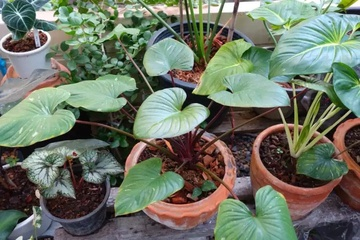
#> input picture Lab3/Image.jpg, 360 x 240 px, shrunk from 720 x 481 before the run
$ jupyter execute Untitled.ipynb
#> lines starting #> are read from the running program, lines starting #| are printed output that depends on the picture
[cell 1]
import cv2

import numpy as np

from matplotlib import pyplot as plt

from skimage import exposure

from skimage.exposure import cumulative_distribution

[cell 2]
img_bgr = cv2.imread("Image.jpg")
#> img_bgr is the input picture: shape (240, 360, 3); mean B, G, R 102.4, 117.6, 109.2
img_rgb = cv2.cvtColor(img_bgr,cv2.COLOR_BGR2RGB)

[cell 3]
def weightGenerator(startpoint,endpoint,step):

#> called with startpoint = 0.1, endpoint = 3, step = 300
    reverseList = False

    if (startpoint > endpoint) :
        startpoint,endpoint = endpoint,startpoint
        reverseList = True

    value = []
    newstep = (endpoint - startpoint) / (step + 1)
    for i in range (1,step+3,1):
        value.append(startpoint)
        startpoint = startpoint + newstep
    if reverseList:
        return value[::-1]
    return value

def gammacv(frame,weight):
    cframe = frame.copy()
    cframe[:,:,0] = ((cframe[:,:,0] / 255) ** weight) * 255
    cframe[:,:,1] = ((cframe[:,:,1] / 255) ** weight) * 255
    cframe[:,:,2] = ((cframe[:,:,2] / 255) ** weight) * 255

    return cframe

def write_video(file_path, frames , fps ,weight , time):
    """
    Writes frames to an mp4 video file
    :param file_path: Path to output video, must end with .mp4
    :param frames: List of PIL.Image objects
    :param fps: Desired frame rate
    """
#> called with file_path = 'hi.avi', fps = 60, time = 10
    height, width, layers = frames.shape
#> height = 240; width = 360; layers = 3
    size = (width,height)
#> size = (360, 240)
    time = fps * time
    writer = cv2.VideoWriter('project.avi',cv2.VideoWriter_fourcc(*'DIVX'), 60, size)
    for i in range(0,time,1):
        writer.write(gammacv(frames,weight[i]))
    writer.release()

[cell 4]
weight = weightGenerator(0.1,3.0,300) + weightGenerator(3.0,0.1,300)
print(weight)

[cell 5]
#def write_video(file_path, frames , fps ,weight , time):
write_video("hi.avi", img_bgr , 60 ,weight , 10)

[cell 6]
#cv2.calcHist(images, channels, mask, histSize, ranges)
img_bgr = cv2.imread("Image.jpg")
img_rgb = cv2.cvtColor(img_bgr,cv2.COLOR_BGR2RGB)

histRed = cv2.calcHist([img_rgb],[0],None,[256],[0,256])
#> histRed = 256 values, max 640 at index 160, min 17 at index 240, mean 337.5
histGreen = cv2.calcHist([img_rgb],[1],None,[256],[0,256])
#> histGreen = 256 values, max 549 at index 200, min 26 at index 249, mean 337.5
histBlue = cv2.calcHist([img_rgb],[2],None,[256],[0,256])
#> histBlue = 256 values, max 665 at index 0, min 35 at index 254, mean 337.5


plt.figure(figsize=(12,7))
plt.subplot(1,2,1)
plt.imshow(img_rgb)
plt.title('Original Color Image')
plt.subplot(1,2,2)
plt.plot(histRed,color = "red")
plt.plot(histGreen,color = "green")
plt.plot(histBlue,color = "blue")
plt.title('Hist Original Image')


img_rgb_eql = img_rgb.copy()
img_rgb_eql[:,:,0] = cv2.equalizeHist(img_rgb[:,:,0])
img_rgb_eql[:,:,1] = cv2.equalizeHist(img_rgb[:,:,1])
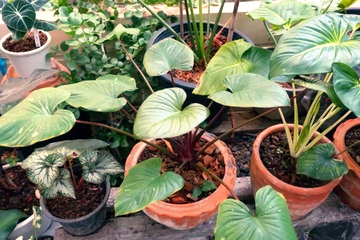
#> img_rgb_eql: shape (240, 360, 3); mean R, G, B 128, 128, 102.4
img_rgb_eql[:,:,2] = cv2.equalizeHist(img_rgb[:,:,2])
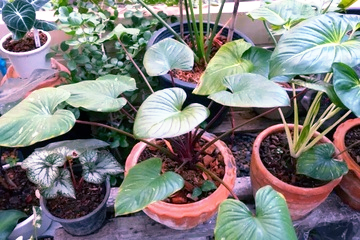
#> img_rgb_eql: shape (240, 360, 3); mean R, G, B 128, 128, 127.1

histRed = cv2.calcHist([img_rgb_eql],[0],None,[256],[0,256])
#> histRed = 256 values, max 640 at index 201, min 0 at index 16, mean 337.5
histGreen = cv2.calcHist([img_rgb_eql],[1],None,[256],[0,256])
#> histGreen = 256 values, max 614 at index 65, min 0 at index 10, mean 337.5
histBlue = cv2.calcHist([img_rgb_eql],[2],None,[256],[0,256])
#> histBlue = 256 values, max 797 at index 0, min 0 at index 8, mean 337.5

plt.figure(figsize=(12,7))
plt.subplot(1,2,1)
plt.imshow(img_rgb_eql)
plt.title('Equalized Image')
plt.subplot(1,2,2)
plt.plot(histRed,color = "red")
plt.plot(histGreen,color = "green")
plt.plot(histBlue,color = "blue")
plt.title('Hist Equalized Image')
#> figure, not shown here; panel 2: curve peaks at x = 160, y = 640; panel 2: curve peaks at x = 200, y = 549; panel 2: curve peaks at x = 0, y = 665
#> figure, not shown here; panel 2: curve peaks at x = 201, y = 640; panel 2: curve peaks at x = 65, y = 614; panel 2: curve peaks at x = 0, y = 797

[cell 7]
def cdf(im):
    c,b = cumulative_distribution(im)
    for i in range(b[0]):
        c = np.insert(c,0,0)
    for i in range(b[-1]+1,256):
        c= np.append(c,1)
    return c

def hist_matching (c,c_t,im):
    b = np.interp(c,c_t,np.arange(256))
    pix_repl = {i:b[i] for i in range(256)}
    mp = np.arange(0,256)
    for (k,v) in pix_repl.items():
        mp[k] = v
    s = im.shape
    im = np.reshape(mp[im.ravel()],im.shape)
    im = np.reshape(im,s)
    return im

[cell 8]
img_mountain = cv2.imread("Mountain.jpg")
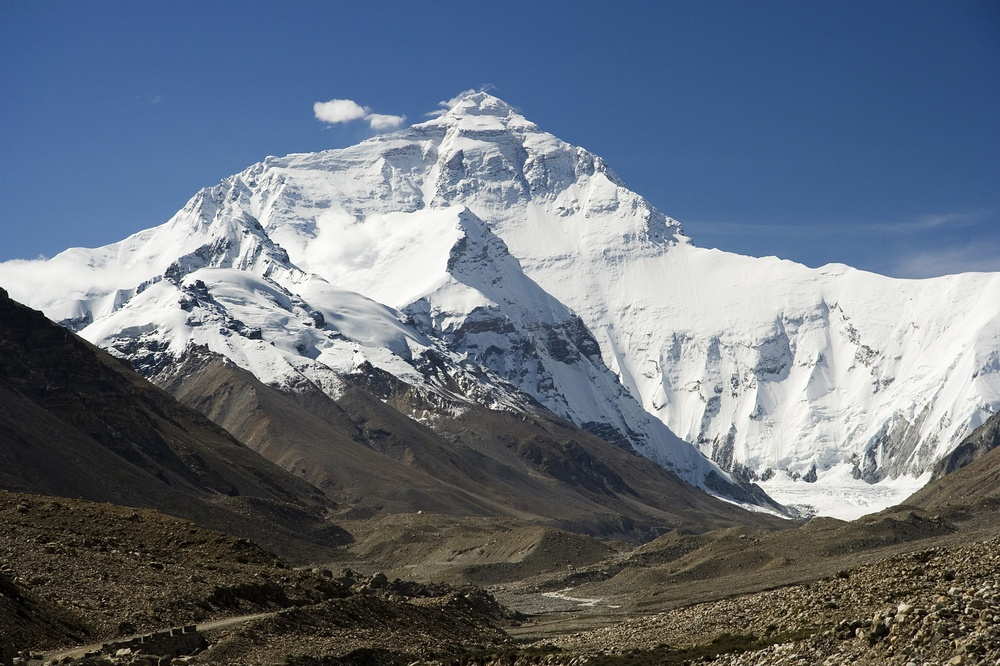
#> input picture Lab3/Mountain.jpg, 1000 x 666 px, shrunk from 2000 x 1333 before the run
#> img_mountain is the input picture: shape (666, 1000, 3); mean B, G, R 125.2, 112.6, 103.1
img_mountain = cv2.cvtColor(img_mountain,cv2.COLOR_BGR2RGB)
img_redmoon = cv2.imread("Redmoon.jpg")
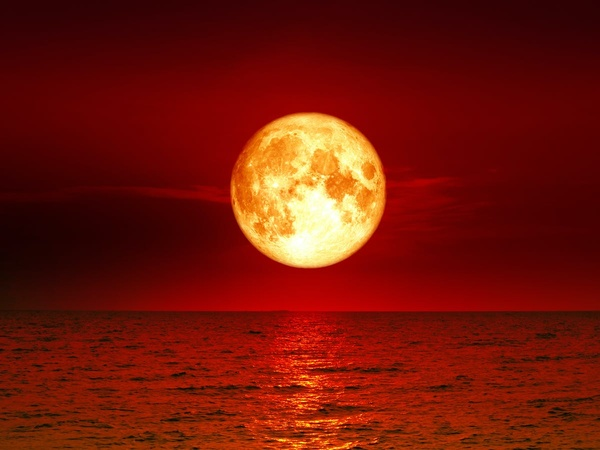
#> input picture Lab3/Redmoon.jpg, 600 x 450 px, shrunk from 1200 x 900 before the run
#> img_redmoon is the input picture: shape (450, 600, 3); mean B, G, R 9.2, 22.7, 114.5
img_redmoon = cv2.cvtColor(img_redmoon,cv2.COLOR_BGR2RGB)

[cell 9]
img_mountain_cdf_R = cdf(img_mountain[:,:,0])
#> in cdf, `c,b = cumulative_distribution(im)`: c = 256 values from 1.8e-05 to 1; b = 256 values from 0 to 255
#> img_mountain_cdf_R = 256 values from 1.8e-05 to 1
img_redmoon_cdf_R= cdf(img_redmoon[:,:,0])
#> img_redmoon_cdf_R = 256 values from 0 to 1
img_mountain_final_R = hist_matching(img_mountain_cdf_R,img_redmoon_cdf_R,img_mountain[:,:,0])
#> in hist_matching, `b = np.interp(c,c_t,np.arange(256))`: b = 256 values from 22.14 to 255
#> in hist_matching, `pix_repl = {i:b[i] for i in range(256)}`: pix_repl = 256 items
#> the loop in hist_matching, `for (k,v) in pix_repl.items():` made 256 passes
#> v on passes 1 to 3: 22.14, 22.83, 23.75
#> after the loop in hist_matching, `for (k,v) in pix_repl.items():`: mp = 256 values from 22 to 255

img_mountain_cdf_G = cdf(img_mountain[:,:,1])
#> in cdf (call 3), `c,b = cumulative_distribution(im)`: c = 256 values from 0.000586 to 1; b = 256 values from 0 to 255
#> in cdf (call 3), `c,b = cumulative_distribution(im)`:
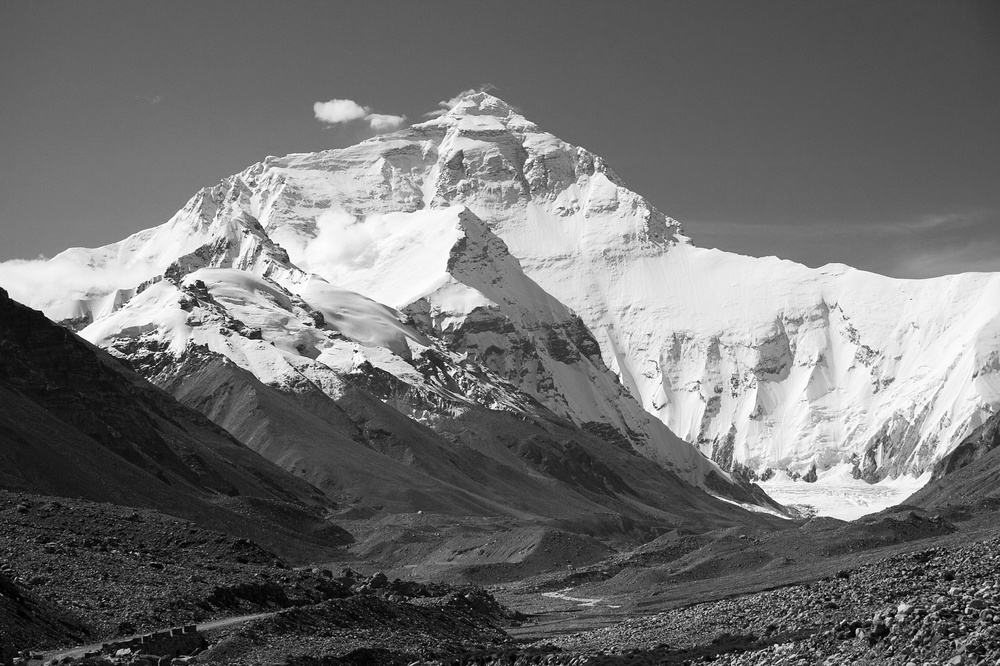
#> im: shape (666, 1000); min 0, max 255, mean 112.6
#> img_mountain_cdf_G = 256 values from 0.000586 to 1
img_redmoon_cdf_G= cdf(img_redmoon[:,:,1])
#> img_redmoon_cdf_G = 256 values from 0.0988 to 1
img_mountain_final_G = hist_matching(img_mountain_cdf_G,img_redmoon_cdf_G,img_mountain[:,:,1])
#> the loop in hist_matching (call 2), `for (k,v) in pix_repl.items():` made 256 passes
#> v on passes 1 to 3: 0, 0, 0

img_mountain_cdf_B = cdf(img_mountain[:,:,2])
#> in cdf (call 5), `c,b = cumulative_distribution(im)`: c = 256 values from 0.0065 to 1
#> in cdf (call 5), `c,b = cumulative_distribution(im)`:
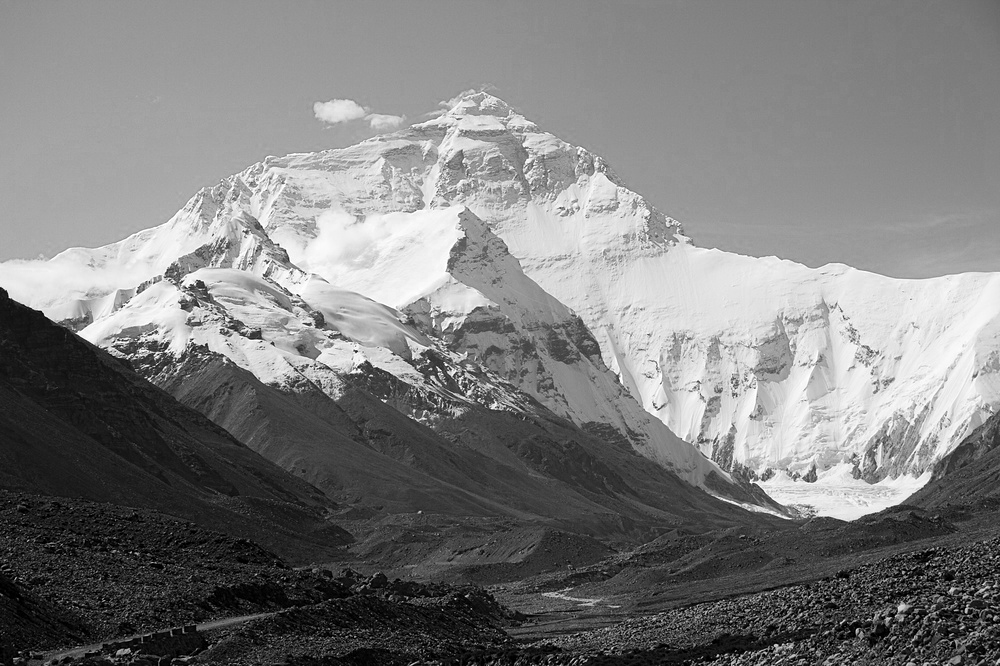
#> im: shape (666, 1000); min 0, max 255, mean 125.2
#> img_mountain_cdf_B = 256 values from 0.0065 to 1
img_redmoon_cdf_B= cdf(img_redmoon[:,:,2])
#> in cdf (call 6), `c,b = cumulative_distribution(im)`: c = 256 values from 0.258 to 1
#> in cdf (call 6), `c,b = cumulative_distribution(im)`:
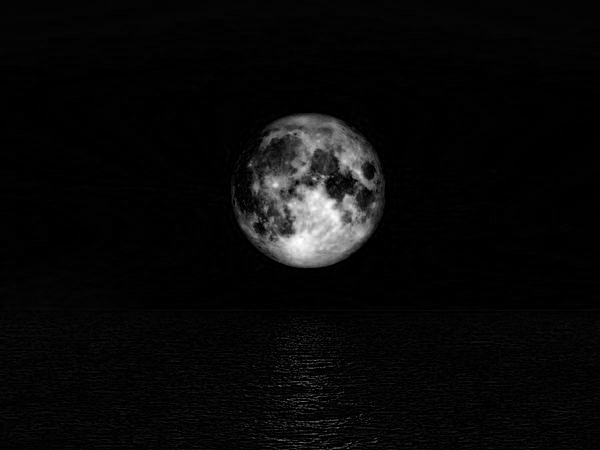
#> im: shape (450, 600); min 0, max 255, mean 9.2
#> img_redmoon_cdf_B = 256 values from 0.258 to 1
img_mountain_final_B = hist_matching(img_mountain_cdf_B,img_redmoon_cdf_B,img_mountain[:,:,2])
#> in hist_matching (call 3), `im = np.reshape(mp[im.ravel()],im.shape)`:
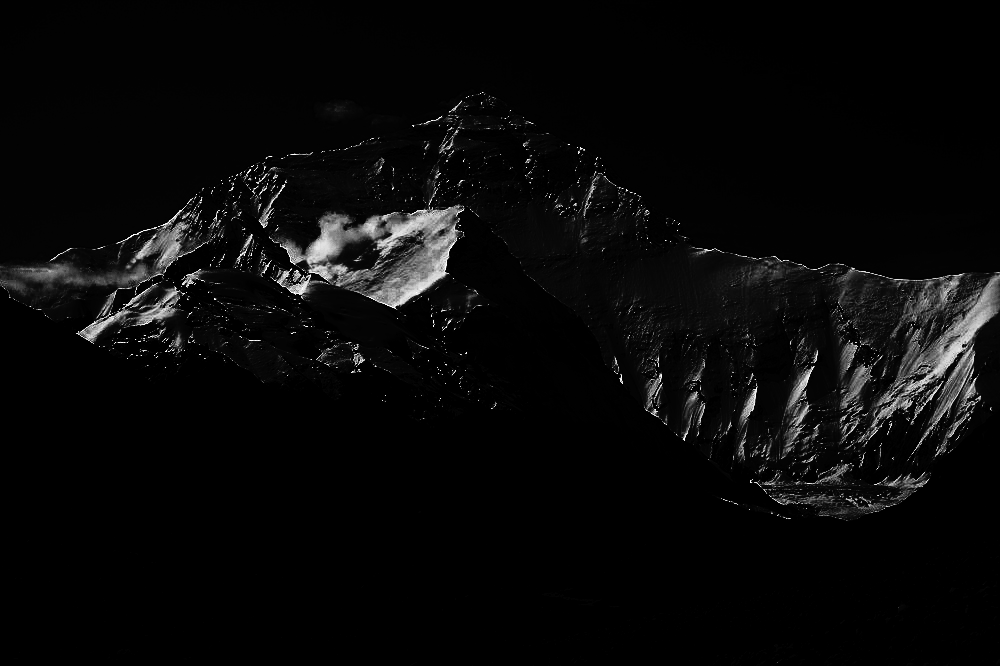
#> im: shape (666, 1000) int64; min 0, max 255, mean 8.9

img_mountain_final = cv2.merge((img_mountain_final_R, img_mountain_final_G, img_mountain_final_B)).astype('uint8')
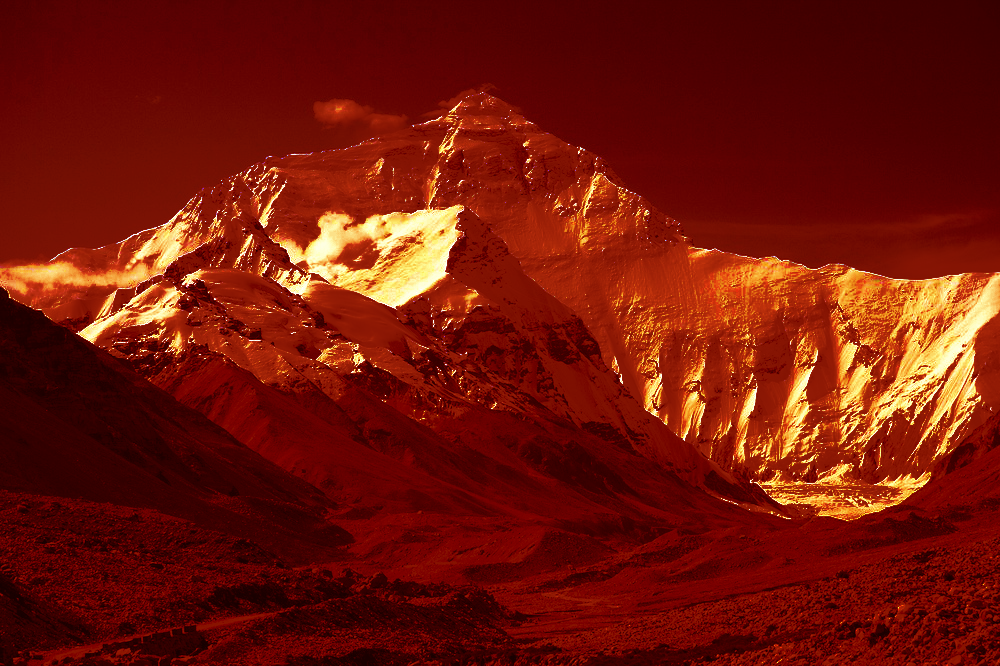
#> img_mountain_final: shape (666, 1000, 3); mean R, G, B 114.2, 22.4, 8.9


plt.figure(figsize=(12,7))
histRed = cv2.calcHist([img_mountain],[0],None,[256],[0,256])
#> histRed = 256 values, max 11096 at index 62, min 12 at index 0, mean 2601.6
histGreen = cv2.calcHist([img_mountain],[1],None,[256],[0,256])
#> histGreen = 256 values, max 9307 at index 95, min 205 at index 254, mean 2601.6
histBlue = cv2.calcHist([img_mountain],[2],None,[256],[0,256])
#> histBlue = 256 values, max 8397 at index 149, min 66 at index 254, mean 2601.6
plt.subplot(1,2,1)
plt.imshow(img_mountain)
plt.title('Image')
plt.subplot(1,2,2)
plt.plot(histRed,color = "red")
plt.plot(histGreen,color = "green")
plt.plot(histBlue,color = "blue")
plt.title('Hist Color Image')

plt.figure(figsize=(12,7))
histRed = cv2.calcHist([img_redmoon],[0],None,[256],[0,256])
#> histRed = 256 values, max 5106 at index 87, min 0 at index 0, mean 1054.7
histGreen = cv2.calcHist([img_redmoon],[1],None,[256],[0,256])
#> histGreen = 256 values, max 89312 at index 1, min 35 at index 80, mean 1054.7
histBlue = cv2.calcHist([img_redmoon],[2],None,[256],[0,256])
#> histBlue = 256 values, max 69735 at index 0, min 0 at index 254, mean 1054.7
plt.subplot(1,2,1)
plt.imshow(img_redmoon)
plt.title('Template Image')
plt.subplot(1,2,2)
plt.plot(histRed,color = "red")
plt.plot(histGreen,color = "green")
plt.plot(histBlue,color = "blue")
plt.title('Hist Color Image')


plt.figure(figsize=(12,7))
histRed = cv2.calcHist([img_mountain_final],[0],None,[256],[0,256])
#> histRed = 256 values, max 11327 at index 254, min 0 at index 0, mean 2601.6
histGreen = cv2.calcHist([img_mountain_final],[1],None,[256],[0,256])
#> histGreen = 256 values, max 284190 at index 0, min 0 at index 40, mean 2601.6
histBlue = cv2.calcHist([img_mountain_final],[2],None,[256],[0,256])
#> histBlue = 256 values, max 309959 at index 0, min 0 at index 14, mean 2601.6
plt.subplot(1,2,1)
plt.imshow(img_mountain_final)
plt.title('Final Image')
plt.subplot(1,2,2)
plt.plot(histRed,color = "red")
plt.plot(histGreen,color = "green")
plt.plot(histBlue,color = "blue")
plt.title('Hist Color Image')
#> figure, not shown here; panel 2: curve peaks at x = 62, y = 11096; panel 2: curve peaks at x = 95, y = 9307; panel 2: curve peaks at x = 149, y = 8397
#> figure, not shown here; panel 2: curve peaks at x = 87, y = 5106; panel 2: curve peaks at x = 1, y = 89312; panel 2: curve peaks at x = 0, y = 69735
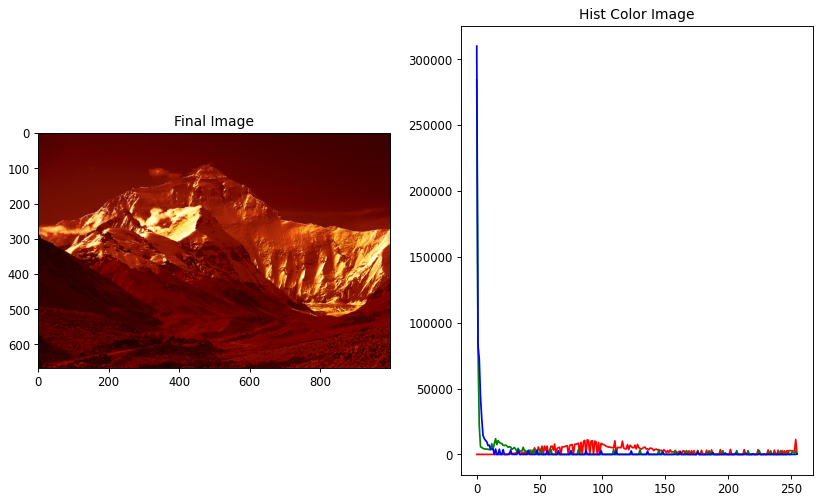
#> figure drawn by matplotlib, 2 panels; panel 2: curve peaks at x = 254, y = 11327; panel 2: curve peaks at x = 0, y = 284190; panel 2: curve peaks at x = 0, y = 309959
